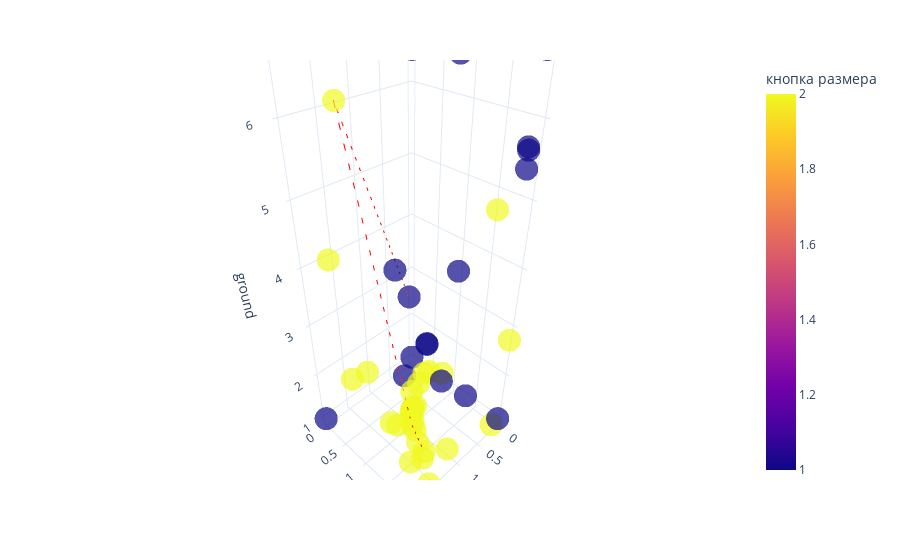

Notebook source saved alongside this figure:
### Code cell
fig = px.scatter_3d(steps_df, x='coffee', y='size', z='ground', 
                    color='кнопка размера', 
                    opacity=0.7, 
                    color_discrete_sequence=px.colors.qualitative.Alphabet)
# this is best path, plot it as a  directional line in 3d
best_option = steps_df.iloc[prob.ibest_seq].drop_duplicates()
# Create the line plot
gradient = best_option.index

line_plot = px.line_3d(best_option, x='coffee', y='size', z='ground')
line_plot['data'][0]['line']['color'] = '#FF0000'
line_plot['data'][0]['line']['dash'] = 'dash'
fig.add_trace(line_plot.data[0])
fig.update_layout(title='')

fig.update_layout(template='plotly_white')

go.Figure(fig).show()

### Figure 1 — Plotly figure (JSON) as saved in the notebook; plotly's stock layout.template omitted (floating-point values rounded to 4 significant figures)
{"data": [{"hovertemplate": "coffee=%{x}<br>size=%{y}<br>ground=%{z}<br>кнопка размера=%{marker.color}<extra></extra>", "legendgroup": "", "marker": {"color": [1, 1, 2, 2, 2, 1, 2, 1, 1, 2, 2, 2, 1, 2, 2, 2, 2, 2, 1, 2, 1, 2, 2, 1, 1, 2, 2, 1, 2, 2, 2, 2, 1, 1, 1, 1, 1, 2, 2, 2, 2, 2, 2, 1, 2, 1, 2, 2, 2, 2, 2], "coloraxis": "coloraxis", "opacity": 0.7, "symbol": "circle"}, "mode": "markers", "name": "", "scene": "scene", "showlegend": false, "type": "scatter3d", "x": [0.4639, 0.7011, 1.857, 1.67, 1.564, 0.8555, 1.266, 1.15, 0.1688, 0.3043, 1.264, 1.258, 1.2, 1.225, 1.214, 1.165, 1.211, 1.175, 0.1845, 1.186, 0.1234, 1.164, 1.213, 0.7197, 2.0, 0.0, 2.0, 0.0, 0.0, 0.172, 0.02989, 0.0, 0.7562, 0.1123, 0.0, 2.0, 0.03181, 1.244, 1.305, 1.675, 1.761, 1.562, 1.602, 0.07334, 1.391, 0.6455, 1.592, 1.587, 1.65, 1.021, 1.408], "y": [0.4042, 1.023, 0.7836, 0.09786, 0.2285, 1.514, 1.272, 0.8352, 1.976, 1.755, 1.333, 1.388, 1.044, 1.21, 1.227, 1.245, 1.211, 1.204, 2.0, 1.21, 1.955, 1.165, 1.214, 1.038, 2.0, 0.0, 2.0, 0.0, 2.0, 2.0, 0.7843, 2.0, 1.582, 2.0, 2.0, 0.0, 0.0, 1.571, 1.575, 1.249, 0.8808, 1.26, 1.815, 1.363, 2.0, 1.295, 1.717, 1.555, 2.0, 1.796, 1.642], "z": [2.924, 2.489, 6.338, 4.052, 1.781, 6.727, 1.324, 3.994, 5.729, 4.916, 1.261, 1.004, 2.201, 1.554, 1.612, 1.665, 1.612, 1.283, 5.479, 1.62, 5.671, 1.44, 1.592, 2.527, 7.0, 6.823, 3.273, 1.0, 7.0, 1.0, 1.182, 2.756, 4.153, 6.722, 1.0, 1.0, 7.0, 2.72, 1.0, 1.735, 2.574, 1.582, 3.135, 1.101, 7.0, 1.852, 2.87, 1.0, 1.0, 1.0, 1.0]}, {"hovertemplate": "coffee=%{x}<br>size=%{y}<br>ground=%{z}<extra></extra>", "legendgroup": "", "line": {"color": "#FF0000", "dash": "dash"}, "marker": {"symbol": "circle"}, "mode": "lines", "name": "", "scene": "scene", "showlegend": false, "type": "scatter3d", "x": [0.4639, 1.857, 1.266, 1.305], "y": [0.4042, 0.7836, 1.272, 1.575], "z": [2.924, 6.338, 1.324, 1.0]}], "layout": {"coloraxis": {"colorbar": {"title": {"text": "кнопка размера"}}, "colorscale": [[0.0, "#0d0887"], [0.1111, "#46039f"], [0.2222, "#7201a8"], [0.3333, "#9c179e"], [0.4444, "#bd3786"], [0.5556, "#d8576b"], [0.6667, "#ed7953"], [0.7778, "#fb9f3a"], [0.8889, "#fdca26"], [1.0, "#f0f921"]]}, "legend": {"tracegroupgap": 0}, "margin": {"t": 60}, "scene": {"domain": {"x": [0.0, 1.0], "y": [0.0, 1.0]}, "xaxis": {"title": {"text": "coffee"}}, "yaxis": {"title": {"text": "size"}}, "zaxis": {"title": {"text": "ground"}}}, "title": {"text": ""}}}
